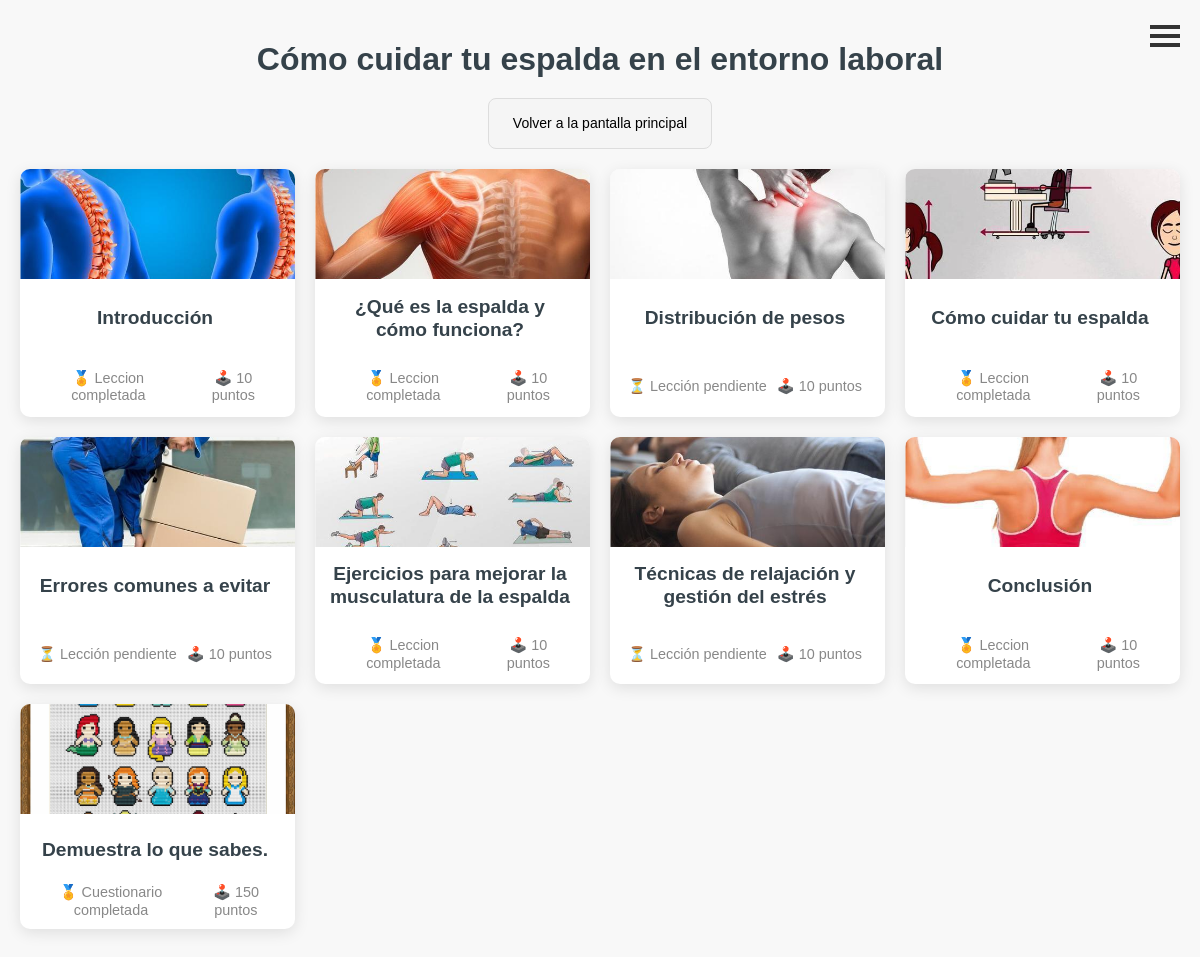
The app's page /curso/8/ (signed in) with its own data.
### cursos/models.py (models this page shows, shortened)
class Curso(models.Model):
    categoria = models.ForeignKey('Categoria', on_delete=models.CASCADE)
    titulo = models.CharField(max_length=100)
    explicacion = models.CharField(max_length=400)
    miniexplicacion = models.TextField()
    duracion = models.PositiveIntegerField()  # Duración en minutos
    fecha_creacion = models.DateField(default=timezone.now)
    puntos = models.SmallIntegerField()
    miniatura = models.ImageField(upload_to='images/miniaturas/')
    OPCIONES = [
        (1, 'Poco importante'),
        (2, 'Interesante'),
        (3, 'Fundamental'),
    ]
    importancia = models.PositiveIntegerField(choices=OPCIONES) #El valor de importancia, siendo 1 el valor más bajo, 2 el recomendado y tres el imprescindible

class Leccion(models.Model):
    titulo = models.CharField(max_length=100)
    explicacion = models.CharField(max_length=400)
    autor = models.ForeignKey('Autor', on_delete=models.CASCADE)
    fecha_creacion = models.DateField(default=timezone.now)
    contenido = models.TextField()
    puntos = models.SmallIntegerField()
    curso = models.ForeignKey('Curso', on_delete=models.CASCADE)
    miniatura = models.ImageField(upload_to='images/miniaturas/')

class Cuestionario(models.Model):
    descripcion = models.CharField(max_length=255, default='Demuestra lo que sabes.')
    curso = models.ForeignKey('Curso', on_delete=models.CASCADE)
    fecha_creacion = models.DateField(default=timezone.now)
    puntos = models.SmallIntegerField(default=150)
    miniatura = models.ImageField(upload_to='images/miniaturas/')

### cursos/views.py (the view)
def detalle_curso(request, pk):
    curso = get_object_or_404(Curso, pk=pk)
    lecciones = Leccion.objects.filter(curso_id=pk)
    cuestinarios = Cuestionario.objects.filter(curso_id=pk)
    lecciones_completadas = {}
    for leccion in lecciones:
        leccion_completada = UsuarioLeccion.objects.filter(usuario=request.user, leccion=leccion, completada=True).exists()
        lecciones_completadas[leccion.id] = leccion_completada
    return render(request, 'cursos/detalle_curso.html', {'curso': curso, 'lecciones':lecciones, 'lecciones_completadas': lecciones_completadas, 'cuestionarios': cuestinarios})

### cursos/context_processors.py (called while the page is built)
def puntos_totales_processor(request):
    if request.user.is_authenticated:
        puntos_totales = UsuarioLeccion.objects.filter(usuario=request.user, completada=True).aggregate(total_puntos=Sum('puntos_obtenidos'))['total_puntos'] or 0
    else:
        puntos_totales = 0
    return {
        'puntos_totales': puntos_totales,
    }

### cursos/templatetags/custom_filters.py (called while the page is built)
@register.filter
def get_item(dictionary, key):
    return dictionary.get(key)

### cursos/templates/cursos/detalle_curso.html (shortened to what this page needs)
{% extends 'cursos/base.html' %}
{% load custom_filters %}
{% load static %}
{% block content %}
<section class="course-categories">
    <h2>{{ curso.titulo }}</h2>
    <div class="back-to-menu">
        <a href="/">Volver a la pantalla principal</a>
      </div>
    <div class="categories-grid">
      {% for leccion in lecciones %}
      <div class="category-item">
        <div class="category-image">
            <img src="{{ leccion.miniatura.url }}" alt="imagen" />
        </div>
        <div class="category-content">
            <h3><a href="{% url 'detalle_leccion' pk=leccion.pk %}" title='{{leccion.titulo}}'>{{leccion.titulo}}</a></h3>
            <div class="category-meta">
                <span>
                {% if lecciones_completadas|default_if_none:""|get_item:leccion.id %}
                    <div class="lesson-subtext">🏅 Leccion completada</div>
                {% else %}
                    <div class="lesson-subtext">⏳ Lección pendiente</div>
                {% endif %}
                </span>
                <span>🕹️ {{ leccion.puntos }} puntos</span>
            </div>
        </div>
    </div>
    {% endfor %}
    {% for cuestionario in cuestionarios %}
    <div class="category-item">
      <div class="category-image">
          <img src="{{ cuestionario.miniatura.url }}" alt="imagen" />
      </div>
      <div class="category-content">
          <h3><a href="{% url 'cuestionario' cuestionario_id=cuestionario.pk %}" title='{{cuestionario.descripcion}}'>{{cuestionario.descripcion}}</a></h3>
          <div class="category-meta">
              <span>
                  <div class="lesson-subtext">🏅 Cuestionario completada</div>
              </span>
              <span>🕹️ {{ cuestionario.puntos }} puntos</span>
          </div>
      </div>
  </div>
  {% endfor %}
            </div>
        </section>
{% endblock %}

### cursos/static/css/curso.css (style rules this page uses)
body, h1, h2, p, ul { margin: 0; padding: 0; list-style: none; }
body { font-family: Arial, sans-serif; line-height: 1.2; background-color: #f4f4f4; color: #333; }
.course-categories { padding: 40px 20px; background-color: #f8f8f8; text-align: center; }
.course-categories h2 { margin-bottom: 20px; font-size: 2rem; color: #35424a; }
.categories-grid { display: grid; gap: 20px; grid-template-columns: repeat(auto-fit, minmax(250px, 1fr)); margin-top: 5px; }
.category-item { background-color: #fff; border-radius: 10px; box-shadow: 0px 4px 15px rgba(0, 0, 0, 0.1); overflow: hidden; transition: transform 0.3s ease, box-shadow 0.3s ease; display: flex; flex-direction: column; justify-content: space-between; }
.category-item a { color: #35424a; text-decoration: none; font-weight: bold; border-bottom: 2px solid transparent; transition: color 0.3s ease, border-bottom-color 0.3s ease; }
.category-content { padding: 20px; display: flex; flex-direction: column; height: 100%; }
.category-content h3 { font-size: clamp(1.2rem, 1.3vw, 1.2rem); color: #35424a; margin-bottom: 10px; margin-top: 5px; flex: 0 1 30%; display: flex; align-items: center; justify-content: center; text-align: center; max-height: 30%; }
.category-meta { display: flex; gap: 10px; font-size: 0.9rem; color: #888; flex: 0 1 20%; align-items: center; justify-content: center; text-align: center; margin-top: auto; max-height: 20%; }
.category-meta span { display: flex; align-items: center; gap: 5px; }
.category-image { width: 100%; padding-top: 40%; position: relative; overflow: hidden; background-color: #f8f8f8; }
.category-image img { position: absolute; top: 50%; left: 50%; width: 100%; height: 100%; object-fit: cover; transform: translate(-50%, -50%); }
.back-to-menu { display: block; margin-bottom: 20px; padding: 8px 12px; text-align: center; background-color: #f5f5f5; color: #333; font-size: 14px; font-weight: normal; text-decoration: none; border-radius: 8px; border: 1px solid #ddd; transition: background-color 0.3s ease, color 0.3s ease; cursor: pointer; width: fit-content; margin-left: auto; margin-right: auto; }
.back-to-menu a { display: block; padding: inherit; color: inherit; text-decoration: none; }
.back-to-menu a { text-decoration: none; color: #000; }
.category-content { padding-left: 15px; }

### records on screen
Curso: titulo "Cómo cuidar tu espalda en el entorno laboral"
Leccion: miniatura (picture), titulo "Introducción", shows "🏅 Leccion completada", puntos "10"
Leccion: miniatura (picture), titulo "¿Qué es la espalda y cómo funciona?", shows "🏅 Leccion completada", puntos "10"
Leccion: miniatura (placeholder picture), titulo "Distribución de pesos", shows "⏳ Lección pendiente", puntos "10"
Leccion: miniatura (placeholder picture), titulo "Cómo cuidar tu espalda", shows "🏅 Leccion completada", puntos "10"
Leccion: miniatura (picture), titulo "Errores comunes a evitar", shows "⏳ Lección pendiente", puntos "10"
Leccion: miniatura (picture), titulo "Ejercicios para mejorar la musculatura de la espalda", shows "🏅 Leccion completada", puntos "10"
Leccion: miniatura (picture), titulo "Técnicas de relajación y gestión del estrés", shows "⏳ Lección pendiente", puntos "10"
Leccion: miniatura (picture), titulo "Conclusión", shows "🏅 Leccion completada", puntos "10"
Cuestionario: miniatura (picture), descripcion "Demuestra lo que sabes.", puntos "150"
